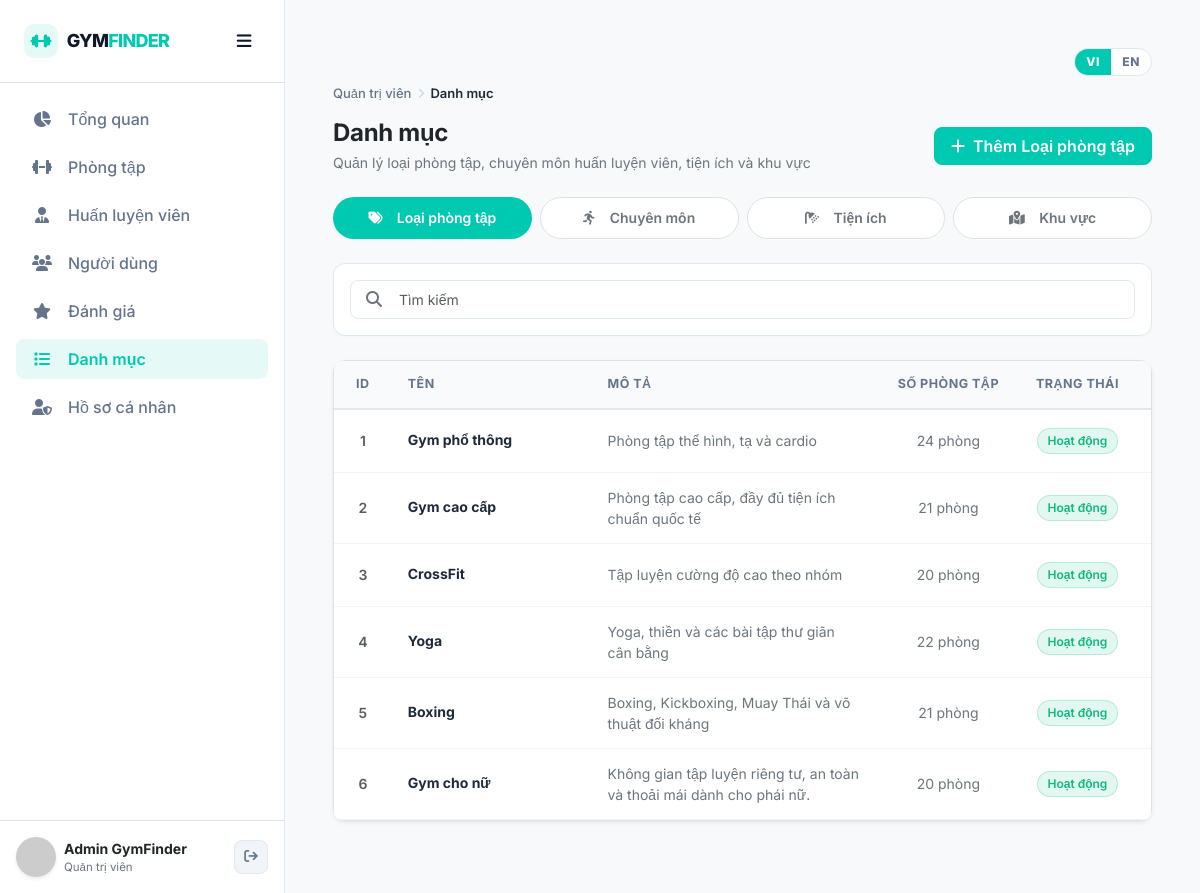
The app's page /admin/pages/categories.php (signed in) with its own data.
### tables this page shows
CREATE TABLE users (
  id            INT UNSIGNED NOT NULL AUTO_INCREMENT,
  full_name     VARCHAR(100) NOT NULL,
  email         VARCHAR(255) NOT NULL,
  phone         VARCHAR(20)  NULL,
  password_hash VARCHAR(255) NOT NULL,
  avatar_url    VARCHAR(255) NULL,
  role          ENUM('user','admin')    NOT NULL DEFAULT 'user',
  status        ENUM('active','locked') NOT NULL DEFAULT 'active',
  must_change_password TINYINT(1) NOT NULL DEFAULT 0,
  temp_password_expires_at DATETIME NULL,
  last_login_at DATETIME NULL,
  created_at    DATETIME NOT NULL DEFAULT CURRENT_TIMESTAMP,
  updated_at    DATETIME NOT NULL DEFAULT CURRENT_TIMESTAMP ON UPDATE CURRENT_TIMESTAMP,

  PRIMARY KEY (id),
  UNIQUE KEY uq_users_email (email),
  UNIQUE KEY uq_users_phone (phone),
  KEY idx_users_role_status (role, status),

  CONSTRAINT chk_users_phone
    CHECK (phone IS NULL OR phone REGEXP '^\\+?[0-9]{9,14}$')
);

CREATE TABLE categories (
  id          INT UNSIGNED NOT NULL AUTO_INCREMENT,
  name        VARCHAR(100) NOT NULL,
  slug        VARCHAR(120) NOT NULL,
  description TEXT         NULL,
  is_active   TINYINT(1)   NOT NULL DEFAULT 1,
  created_at  DATETIME     NOT NULL DEFAULT CURRENT_TIMESTAMP,
  updated_at  DATETIME     NOT NULL DEFAULT CURRENT_TIMESTAMP ON UPDATE CURRENT_TIMESTAMP,

  PRIMARY KEY (id),
  UNIQUE KEY uq_categories_name (name),
  UNIQUE KEY uq_categories_slug (slug),

  CONSTRAINT chk_categories_active CHECK (is_active IN (0, 1))
);

### backend/helpers.php (called while the page is built, shortened)
<?php
function gf_url(string $path = ''): string
{
    $prefix = $GLOBALS['GF_PREFIX'] ?? '';
    return $prefix . ltrim($path, '/');
}
function gf_h(?string $s): string
{
    $text = (string) $s;
    if (function_exists('gf_t')) {
        $text = gf_t($text);
    }
    return htmlspecialchars($text, ENT_QUOTES | ENT_SUBSTITUTE, 'UTF-8');
}
function gf_iso(?string $dt): ?string
{
    $dt = str_replace(' ', 'T', $dt);
    if (!preg_match('/Z$|[+-]\d{2}:\d{2}$/', $dt)) {
        $dt .= 'Z';
    }
    return $dt;
}
function gf_resolve_image_url(?string $url): ?string
{
    if ($url === null) {
        return null;
    }
    $url = trim($url);
    if (!preg_match('#^/?uploads/([A-Za-z0-9._-]+\.(?:jpg|jpeg|png|webp))$#i', $url, $m)) {
        return null;
    }
    $filename = $m[1];
    return gf_url('uploads/' . $filename);
}
function gf_avatar_fallback(string $name = 'User'): string
{
    $clean = trim($name) !== '' ? trim($name) : 'User';
    return 'https://ui-avatars.com/api/?name=' . urlencode($clean) . '&background=00c9b1&color=fff';
}
function gf_avatar(?string $url, int $id = 0, string $name = 'User'): string
{
    $resolved = gf_resolve_image_url($url);
    return gf_avatar_fallback($name);
}
function gf_logo(string $variant = 'header', ?string $href = null, string $extraClass = '', bool $asLink = true): string
{
    $logoVariant = $variant;
    $logoHref = $href;
    $logoClass = $extraClass;
    $logoAsLink = $asLink;
    require dirname(__DIR__) . '/includes/logo.php';
    return ob_get_clean() ?: '';
}

### backend/db.php (called while the page is built, shortened)
<?php
function gf_pdo(): PDO
{
    return $GLOBALS['GF_PDO'];
}

### backend/auth.php (called while the page is built, shortened)
<?php
function gf_current_user(): ?array
{
    $id = $_SESSION['user_id'] ?? null;
    $st = gf_pdo()->prepare('SELECT id, full_name, email, phone, avatar_url, role, status, must_change_password, temp_password_expires_at, created_at, updated_at FROM users WHERE id = ?');
    $st->execute([(int) $id]);
    $user = $st->fetch() ?: null;
    return $user ?: null;
}
function gf_require_login(?string $redirect = null): array
{
    $user = gf_current_user();
    return $user;
}
function gf_require_admin(): array
{
    $user = gf_require_login(gf_url('admin/pages/dashboard.php'));
    return $user;
}
function gf_user_must_change_password(array $user): bool
{
    return (int) ($user['must_change_password'] ?? 0) === 1;
}

### backend/resources/common.php (called while the page is built, shortened)
<?php
function gf_api_page_limit(array $q): array
{
    $details  = [];
    $pageRaw  = $q['page']  ?? '1';
    $limitRaw = $q['limit'] ?? '20';
    return ['page' => (int) $pageRaw, 'limit' => (int) $limitRaw];
}

### backend/resources/admin_category_resource.php (called while the page is built, shortened)
<?php
function gf_admin_categories_paged(array $q): array
{
    $pageLimit = gf_api_page_limit($q);
    $page  = $pageLimit['page'];
    $limit = $pageLimit['limit'];
    $where  = ['1=1'];
    $params = [];
    $kw = trim((string) ($q['q'] ?? ''));
    $active = $q['is_active'] ?? null;
    $sort  = (string) ($q['sort'] ?? 'newest');
    $order = match ($sort) {
        'oldest'    => 'id ASC',
        'name_asc'  => 'name ASC, id DESC',
        'name_desc' => 'name DESC, id DESC',
        'newest'    => 'id DESC',
        default     => gf_api_error('VALIDATION_ERROR', 'sort không hợp lệ.', 422, ['sort' => 'newest|oldest|name_asc|name_desc']),
    };
    $wSql = implode(' AND ', $where);
    $cSt  = gf_pdo()->prepare("SELECT COUNT(*) FROM categories WHERE {$wSql}");
    $cSt->execute($params);
    $total = (int) $cSt->fetchColumn();
    $offset = ($page - 1) * $limit;
    $st     = gf_pdo()->prepare("SELECT * FROM categories WHERE {$wSql} ORDER BY {$order} LIMIT {$limit} OFFSET {$offset}");
    $st->execute($params);
    $items = [];
    foreach ($st->fetchAll() as $c) {
        $items[] = [
            'id'          => (int) $c['id'],
            'name'        => $c['name'],
            'slug'        => $c['slug'],
            'description' => $c['description'],
            'is_active'   => (int) $c['is_active'],
            'created_at'  => gf_iso($c['created_at']),
            'updated_at'  => gf_iso($c['updated_at']),
        ];
    }
    return ['items' => $items, 'page' => $page, 'limit' => $limit, 'total' => $total];
}

### admin/pages/categories.php (the view, shortened to what this page needs)
<?php
require_once dirname(__DIR__, 2) . '/backend/bootstrap.php';
require_once dirname(__DIR__) . '/components/table.php';
$tabs = [
    'categories'  => ['label' => 'Loại phòng tập', 'icon' => 'fa-tags', 'table' => 'categories'],
    'specialties' => ['label' => 'Chuyên môn', 'icon' => 'fa-person-running', 'table' => 'specialties'],
    'amenities'   => ['label' => 'Tiện ích', 'icon' => 'fa-shower', 'table' => 'amenities'],
    'districts'   => ['label' => 'Khu vực', 'icon' => 'fa-map-location-dot', 'table' => 'districts'],
];
$tab = (string) ($_GET['tab'] ?? 'categories');
$q = trim((string) ($_GET['q'] ?? ''));
$page = max(1, (int) ($_GET['page'] ?? 1));
$limit = $tab === 'categories' ? 8 : 10;
$rows = [];
$usage = [];
if ($tab === 'categories') {
    $catFilters = [
        'limit' => $limit,
        'page'  => $page,
        'sort'  => 'oldest',
        'q'     => $q,
    ];
    $categoryResult = gf_admin_categories_paged($catFilters);
    $rows = $categoryResult['items'];
    $st = gf_pdo()->query('SELECT category_id AS rid, COUNT(*) AS total FROM gym_categories GROUP BY category_id');
    if ($st) {
        foreach ($st->fetchAll() as $u) {
            $usage[(int) $u['rid']] = (int) $u['total'];
        }
    }
}
$adminActive = 'categories';
require dirname(__DIR__, 2) . '/includes/layout_head.php';
require dirname(__DIR__, 2) . '/includes/admin_layout.php';
?>
<div class="d-flex flex-wrap justify-content-between align-items-center gap-3 mb-4">
    <div>
        <h2 class="fw-bold mb-1 text-dark" style="font-size: 24px; letter-spacing: -0.3px;"><?= gf_h(gf_t('Danh mục')) ?></h2>
        <p class="text-secondary mb-0 small"><?= gf_h(gf_t('Quản lý loại phòng tập, chuyên môn huấn luyện viên, tiện ích và khu vực')) ?></p>
    </div>
    <button class="btn btn-primary px-3 rounded-3" data-bs-toggle="modal" data-bs-target="#catalogCreate">
        <i class="fa-solid fa-plus me-2"></i><?= gf_h(gf_t('Thêm')) ?> <?= gf_h($tabs[$tab]['label']) ?>
    </button>
</div>
<ul class="nav nav-pills admin-catalog-tabs mb-4">
    <?php foreach ($tabs as $key => $meta): ?>
        <li class="nav-item">
            <a class="nav-link rounded-pill px-3 <?= $key === $tab ? 'active' : 'bg-white border text-secondary' ?>"
               href="<?= gf_h(gf_url('admin/pages/categories.php?tab=' . urlencode($key))) ?>">
                <i class="fa-solid <?= gf_h($meta['icon']) ?> me-2"></i><?= gf_h($meta['label']) ?>
            </a>
        </li>
    <?php endforeach; ?>
</ul>
<form method="get" class="admin-card p-3 mb-4">
    <div class="position-relative">
        <i class="fa-solid fa-magnifying-glass position-absolute top-50 start-0 translate-middle-y ms-3 text-secondary"></i>
        <input class="form-control admin-input ps-5" name="q" value="<?= gf_h($q) ?>" placeholder="<?= gf_h(gf_t('Tìm kiếm')) ?>">
    </div>
</form>
<?php if ($tab === 'categories'): ?>
<?php foreach ($rows as $r): ?>
<tr>
    <td class="text-center text-muted fw-semibold"><?= (int)$r['id'] ?></td>
    <td><span class="admin-cell-title"><?= gf_h($r['name']) ?></span></td>
    <td><span class="text-secondary"><?= gf_h($r['description'] ?? '—') ?></span></td>
    <td class="text-center text-secondary"><?= (int)($usage[(int)$r['id']] ?? 0) ?> <?= gf_h(gf_t('phòng')) ?></td>
    <td class="text-center"><span class="admin-badge <?= $r['is_active'] ? 'badge-success' : 'badge-neutral' ?>"><?= gf_h(gf_t($r['is_active'] ? 'Hoạt động' : 'Tạm ẩn')) ?></span></td>
    <td class="text-end pe-3 text-nowrap admin-actions-cell">
    </td>
</tr>
<?php endforeach; ?>
<?php endif; ?>
</main></div>
</body></html>

### includes/admin_layout.php (shortened to what this page needs)
<?php
$adminActive = $adminActive ?? 'dashboard';
$adminUser = gf_require_admin();
$adminDashboardUrl = gf_url('admin/pages/dashboard.php');
$adminBreadcrumbMap = [
    'dashboard' => gf_t('Tổng quan'),
    'gyms' => gf_t('Phòng tập'),
    'trainers' => gf_t('Huấn luyện viên'),
    'users' => gf_t('Người dùng'),
    'reviews' => gf_t('Đánh giá'),
    'categories' => gf_t('Danh mục'),
    'profile' => gf_t('Hồ sơ cá nhân'),
];
$adminBreadcrumbCurrent = $adminBreadcrumbMap[$adminActive] ?? gf_t('Tổng quan');
function gf_admin_nav(string $key, string $href, string $icon, string $label, string $active): void
{
    $cls = $key === $active ? ' active bg-primary-light text-primary' : '';
    echo '<li class="nav-item"><a class="nav-link rounded-3 px-3 py-2 mb-1' . $cls . '" href="' . gf_h(gf_url($href)) . '" data-label="' . gf_h($label) . '"><i class="fa-solid ' . $icon . ' me-3" style="width:20px;"></i><span class="admin-nav-label">' . gf_h($label) . '</span></a></li>';
}
?>
<div class="d-flex admin-shell">
<aside class="sidebar d-flex flex-column" id="sidebar" aria-label="<?= gf_h(gf_t('Menu quản trị')) ?>">
    <div class="sidebar-head p-4 border-bottom d-flex align-items-center justify-content-between gap-2">
        <?= gf_logo('admin', $adminDashboardUrl, 'admin-brand') ?>
        <div class="d-flex align-items-center gap-2">
            <button type="button" class="admin-sidebar-collapse d-none d-lg-inline-flex" id="sidebarCollapse" aria-controls="sidebar" aria-expanded="true" aria-label="<?= gf_h(gf_t('Thu gọn menu')) ?>" title="<?= gf_h(gf_t('Thu gọn menu')) ?>" data-label-collapse="<?= gf_h(gf_t('Thu gọn menu')) ?>" data-label-expand="<?= gf_h(gf_t('Mở rộng menu')) ?>">
                <i class="fa-solid fa-bars" aria-hidden="true"></i>
            </button>
        </div>
    </div>
    <div class="p-3 flex-grow-1 overflow-auto">
        <ul class="nav flex-column gap-1">
            <?php
            gf_admin_nav('dashboard', 'admin/pages/dashboard.php', 'fa-chart-pie', gf_t('Tổng quan'), $adminActive);
            ?>
        </ul>
    </div>
    <div class="p-3 border-top mt-auto">
        <div class="admin-user-row d-flex align-items-center gap-2">
            <a href="<?= gf_h(gf_url('admin/pages/profile.php')) ?>" class="d-flex align-items-center gap-2 text-decoration-none min-w-0 flex-grow-1 text-dark" title="<?= gf_h(gf_t('Xem và sửa hồ sơ quản trị')) ?>">
                <img src="<?= gf_h(gf_avatar($adminUser['avatar_url'] ?? null, !empty($adminUser['avatar_url']) ? (int) $adminUser['id'] : 0, $adminUser['full_name'])) ?>" class="rounded-circle shadow-sm" style="width:40px;height:40px;object-fit:cover;aspect-ratio:1/1;flex:0 0 40px;" alt="<?= gf_h($adminUser['full_name']) ?>" onerror="this.onerror=null;this.src='<?= gf_h(gf_avatar_fallback($adminUser['full_name'])) ?>';">
                <div class="admin-user-meta min-w-0 text-truncate"><div class="fw-bold small text-truncate"><?= gf_h($adminUser['full_name']) ?></div><div class="text-secondary" style="font-size:11.5px;"><?= gf_h(gf_t('Quản trị viên')) ?></div></div>
            </a>
            <form method="post" action="<?= gf_h(gf_url('pages/auth/logout.php')) ?>" class="ms-auto"><?= gf_csrf_field() ?><button class="btn btn-action btn-action-view" title="<?= gf_h(gf_t('Đăng xuất')) ?>"><i class="fa-solid fa-arrow-right-from-bracket"></i></button></form>
        </div>
    </div>
</aside>
<main class="main-content flex-grow-1 p-4 p-md-5 bg-light" style="min-width:0;">
    <div class="d-flex justify-content-end mb-2"><?= gf_lang_switch_html() ?></div>
    <nav class="admin-breadcrumb" aria-label="Breadcrumb">
        <ol class="admin-breadcrumb-list">
            <li class="admin-breadcrumb-item">
                <a href="<?= gf_h($adminDashboardUrl) ?>" class="admin-breadcrumb-link"><?= gf_h(gf_t('Quản trị viên')) ?></a>
            </li>
            <li class="admin-breadcrumb-sep" aria-hidden="true"><i class="fa-solid fa-chevron-right"></i></li>
            <li class="admin-breadcrumb-item">
                <span class="admin-breadcrumb-current" aria-current="page"><?= gf_h($adminBreadcrumbCurrent) ?></span>
            </li>
        </ol>
    </nav>

### assets/css/style.css (style rules this page uses)
:root { --primary-color: #00c9b1; --primary-dark: #00a894; --primary-light: #e6f9f7; --text-dark: #111827; --text-gray: #6b7280; --bg-light: #f9fafb; --border-color: #f3f4f6; --font-sans: 'Inter', system-ui, -apple-system, BlinkMacSystemFont, 'Segoe UI', Roboto, sans-serif; --bs-body-font-family: var(--font-sans); --bs-font-sans-serif: var(--font-sans); --bs-btn-font-family: var(--font-sans); }
html { overflow-x: clip; }
body { font-family: var(--font-sans); color: var(--text-dark); background-color: #ffffff; overflow-x: clip; }
.text-primary { color: var(--primary-color) !important; }
.bg-primary-light { background-color: var(--primary-light) !important; }
.btn-primary { background-color: var(--primary-color); border-color: var(--primary-color); color: #ffffff; font-weight: 600; }
.nav-pills .nav-link.active, .nav-pills .show > .nav-link { background-color: var(--primary-color) !important; color: #ffffff !important; }
.nav-pills .nav-link { color: var(--text-gray); font-weight: 600; }

### records on screen
users: full_name "Admin GymFinder"
categories: id "1", name "Gym phổ thông", description "Phòng tập thể hình, tạ và cardio", id "24", is_active "Hoạt động"
categories: id "2", name "Gym cao cấp", description "Phòng tập cao cấp, đầy đủ tiện ích chuẩn quốc tế", id "21", is_active "Hoạt động"
categories: id "3", name "CrossFit", description "Tập luyện cường độ cao theo nhóm", id "20", is_active "Hoạt động"
categories: id "4", name "Yoga", description "Yoga, thiền và các bài tập thư giãn cân bằng", id "22", is_active "Hoạt động"
categories: id "5", name "Boxing", description "Boxing, Kickboxing, Muay Thái và võ thuật đối kháng", id "21", is_active "Hoạt động"
categories: id "6", name "Gym cho nữ", description "Không gian tập luyện riêng tư, an toàn và thoải mái dành cho phái nữ.", id "20", is_active "Hoạt động"

### other values on screen
gf_h($label) "Tổng quan Phòng tập Huấn luyện viên Người dùng Đánh giá Danh mục Hồ sơ cá nhân"
gf_h(gf_t('Quản trị viên')) "Quản trị viên"
gf_h($adminBreadcrumbCurrent) "Danh mục"
gf_h(gf_t('Danh mục')) "Danh mục"
gf_h(gf_t('Thêm')) "Thêm"
gf_h($tabs[$tab]['label']) "Loại phòng tập"
gf_h($meta['label']) "Loại phòng tập"
gf_h($meta['label']) "Chuyên môn"
gf_h($meta['label']) "Tiện ích"
gf_h($meta['label']) "Khu vực"
gf_h(gf_t((string) ($col['label'] ?? ''))) "ID"
gf_h(gf_t((string) ($col['label'] ?? ''))) "TÊN"
gf_h(gf_t((string) ($col['label'] ?? ''))) "MÔ TẢ"
gf_h(gf_t((string) ($col['label'] ?? ''))) "SỐ PHÒNG TẬP"
gf_h(gf_t((string) ($col['label'] ?? ''))) "TRẠNG THÁI"
